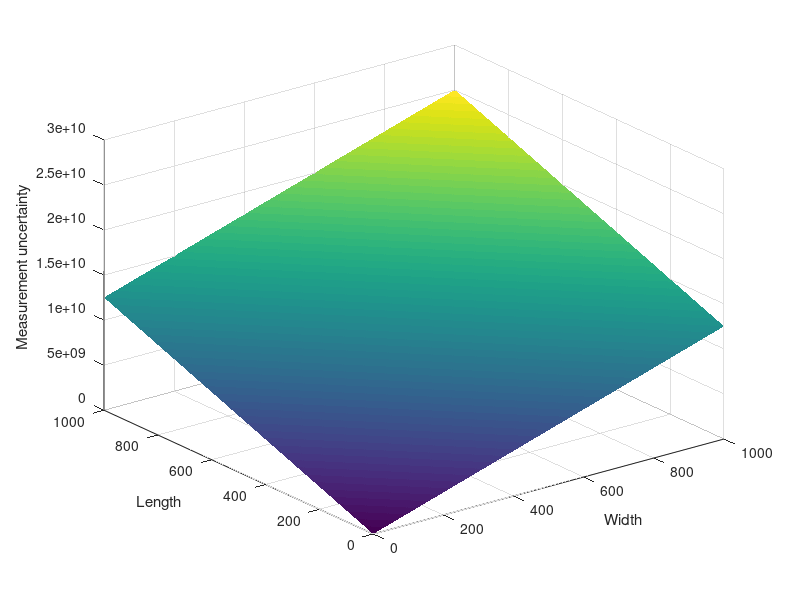

Recreate this plot in MATLAB.
%4-2
%% Data: measurement uncertainty for each dimension
sX1 = 5;
sX2 = 5;
%% [a]
disp(['[a]'])
%sY = df/dX1 * sX1^2 + df/dX2 *sX2^2 = x2^2 * sX1^2 + x1^2 * sX2^2
x1 = 500;
x2 = 300;
sY = sqrt((x2^2)*(sX1^2)+(x1^2)*(sX2^2));
disp(['Measurement uncertainty of (x1,x2)=(',num2str(x1),',',num2str(x2),') is ',num2str(sY),' metres'])
%% [b] 
disp(['[b]'])
disp(['Check figure'])
clf
%values to check
v = 0:1:1000;
%create values
[X1,X2] = meshgrid(v,v);
Z = (sX1^2)*(X2^2)+(sX2^2)*(X1^2);
surf(X1,X2,Z,'edgecolor','none')
xlabel('Width')
ylabel('Length')
zlabel('Measurement uncertainty')
rotate3d on